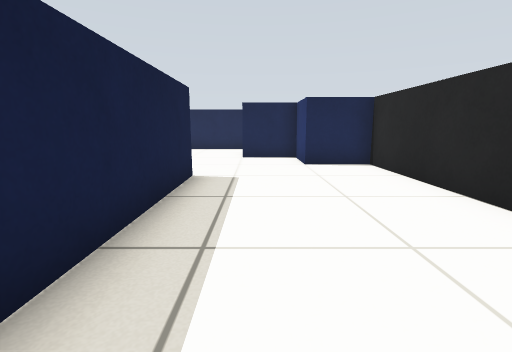
view 1 (above)

18 first-person views from a walk through a robot-simulator world made for Gazebo. The camera is 0.57 m above the floor, tilts 10° down and sees 85° across. The floor is counted in squares, 0.5 m on a side. Each view is taken from the middle of a square. On the plan, view 1 faces up. The plan holds only what a view shows up to about 12 squares ahead; the rest is blank.

view 2
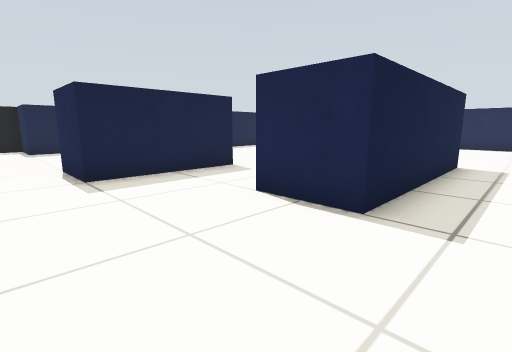

view 3
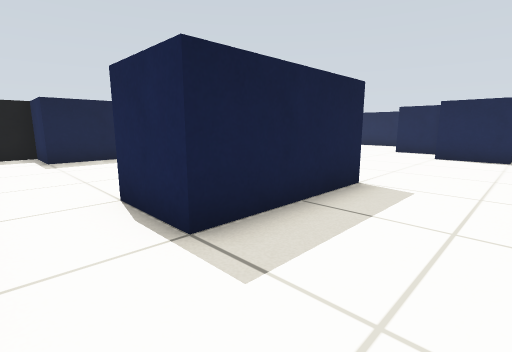

view 4
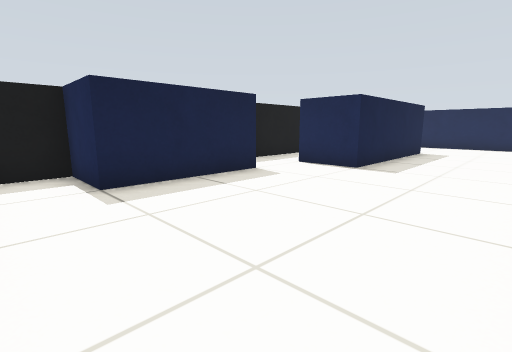

view 5
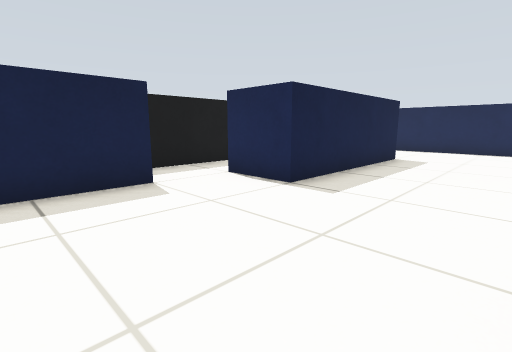

view 6
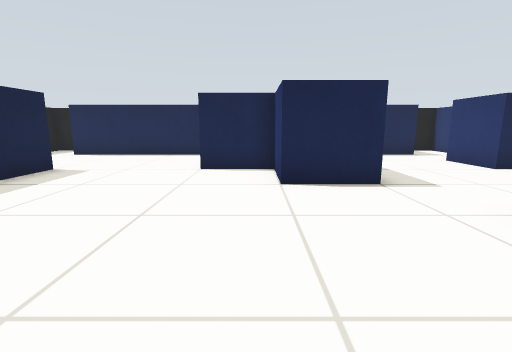

view 7
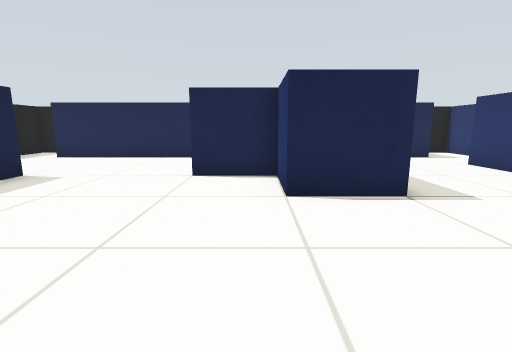

view 8
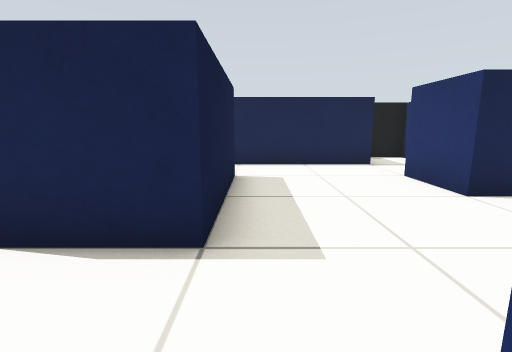

view 9
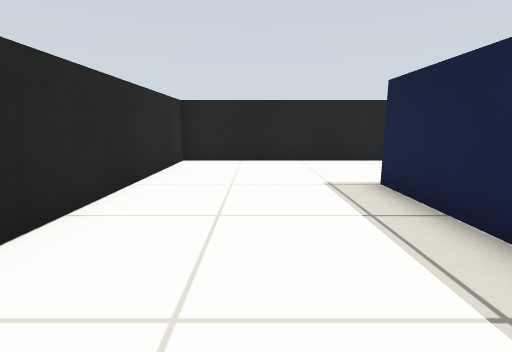

view 10
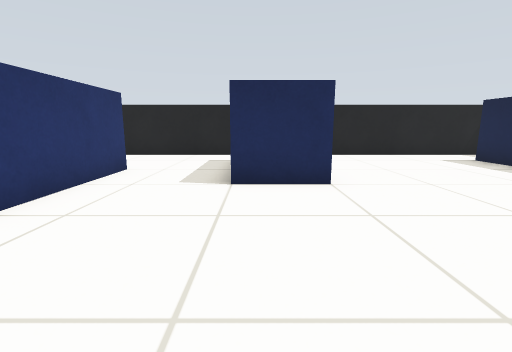

view 11
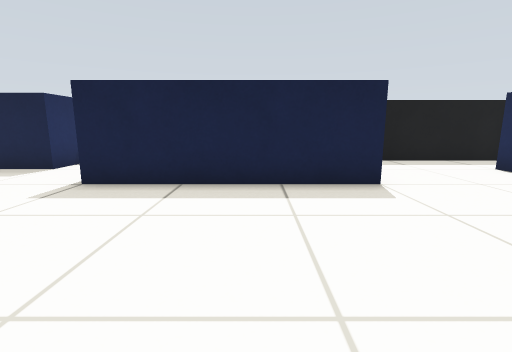

view 12
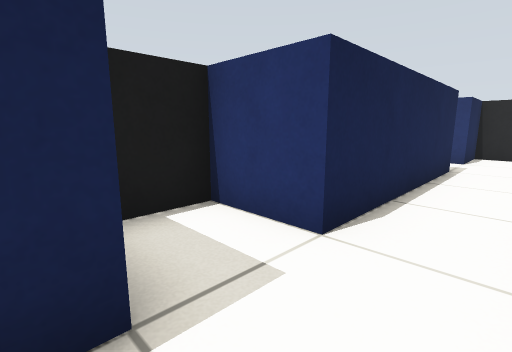

view 13
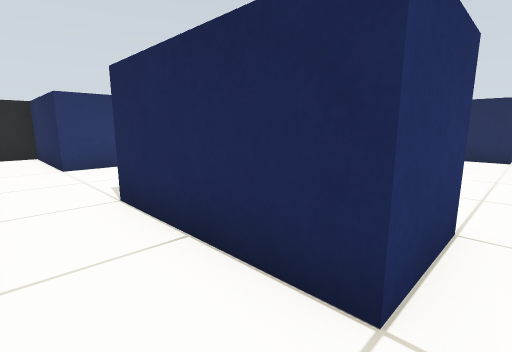

view 14
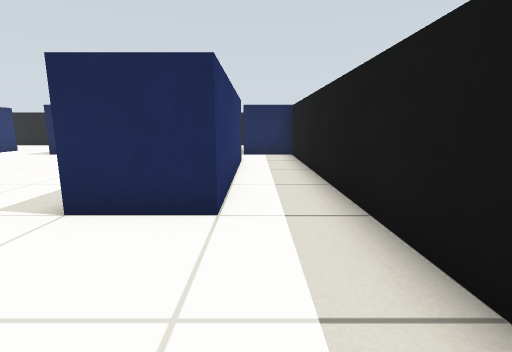

view 15
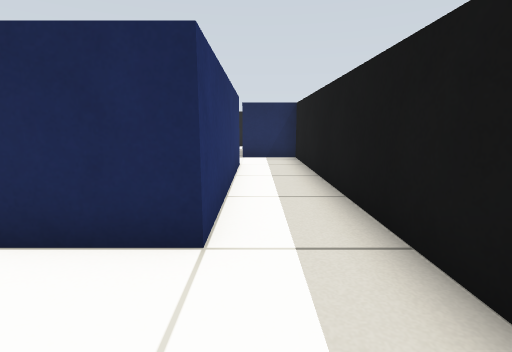

view 16
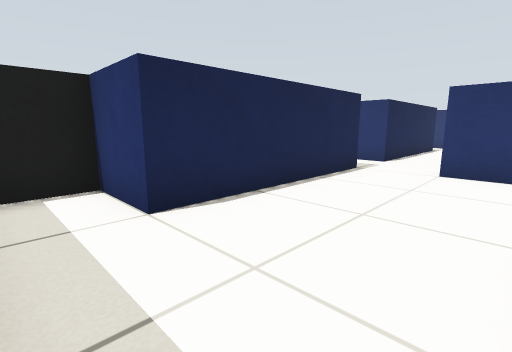

view 17
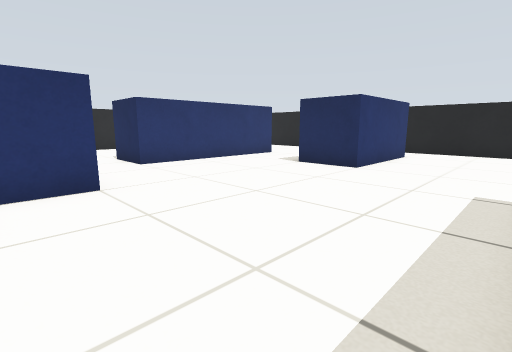

view 18
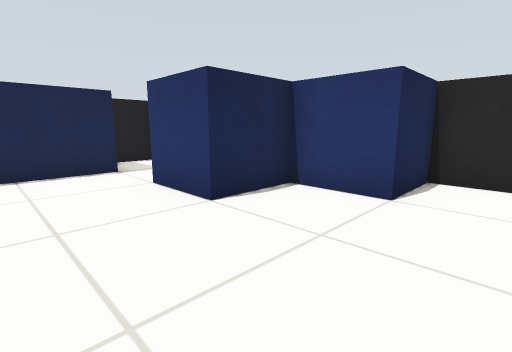

### Floor plan
Points are (right, up) in squares from view 1. A wall is a line through its corners. A room is listed if a view was taken in it or the views show most of it. See-through windows are left out.
Room 1 (views 1, 2, 3, 4, 5, 6, 7, 8, 9, 10, 11, 12, 13, 14, 15, 16, 17, 18)
walls: (-6.5, 8.5) (-6.5, 10.5) (-8.5, 10.5) (-8.5, 12.5) (-4.5, 12.5) (-4.5, 8.5) (-6.5, 8.5); (-6.5, 2.5) (-6.5, -1.5) (-8.5, -1.5) (-8.5, 2.5) (-6.5, 2.5); (-3.5, 6.5) (-1.5, 6.5) (-1.5, 0.5) (-3.5, 0.5) (-3.5, 6.5); (-12.5, 4.5) (-14.5, 4.5) (-14.5, 10.5) (-12.5, 10.5) (-12.5, 4.5); (-8.4, 14.5) (-14.5, 14.5) (-14.5, 16.5) (-15.9, 16.5); (-6, -3.5) (3.5, -3.5) (3.5, 8.5) (1.5, 8.5) (1.5, 10.5) (-0.5, 10.5) (-0.5, 12.5) (3.5, 12.5) (3.5, 14.5) (1.5, 14.5) (1.5, 16.5) (0.1, 16.5); (-0.4, 14.5) (-6.5, 14.5) (-6.5, 16.5) (-7.9, 16.5); (-16.1, -3.5) (-8.1, -3.5); (-16.5, 16.2) (-16.5, 2.5) (-14.5, 2.5) (-14.5, -1.5) (-16.5, -1.5) (-16.5, -2.8)

Positions as (right, up) in squares from view 1, and headings:
1: (0, 0), facing up
2: (0, -3), facing up-left
3: (-4, -3), facing up-left
4: (-9, -3), facing up-left
5: (-9, 0), facing up-left
6: (-7, 3), facing up
7: (-7, 4), facing up
8: (-4, 6), facing up
9: (1, 6), facing down
10: (-7, 8), facing down
11: (-7, 8), facing left
12: (-9, 13), facing up-right
13: (-9, 14), facing down-right
14: (-15, 14), facing down
15: (-15, 13), facing down
16: (-16, 11), facing up-right
17: (-12, 10), facing down-right
18: (-3, 7), facing up-right
